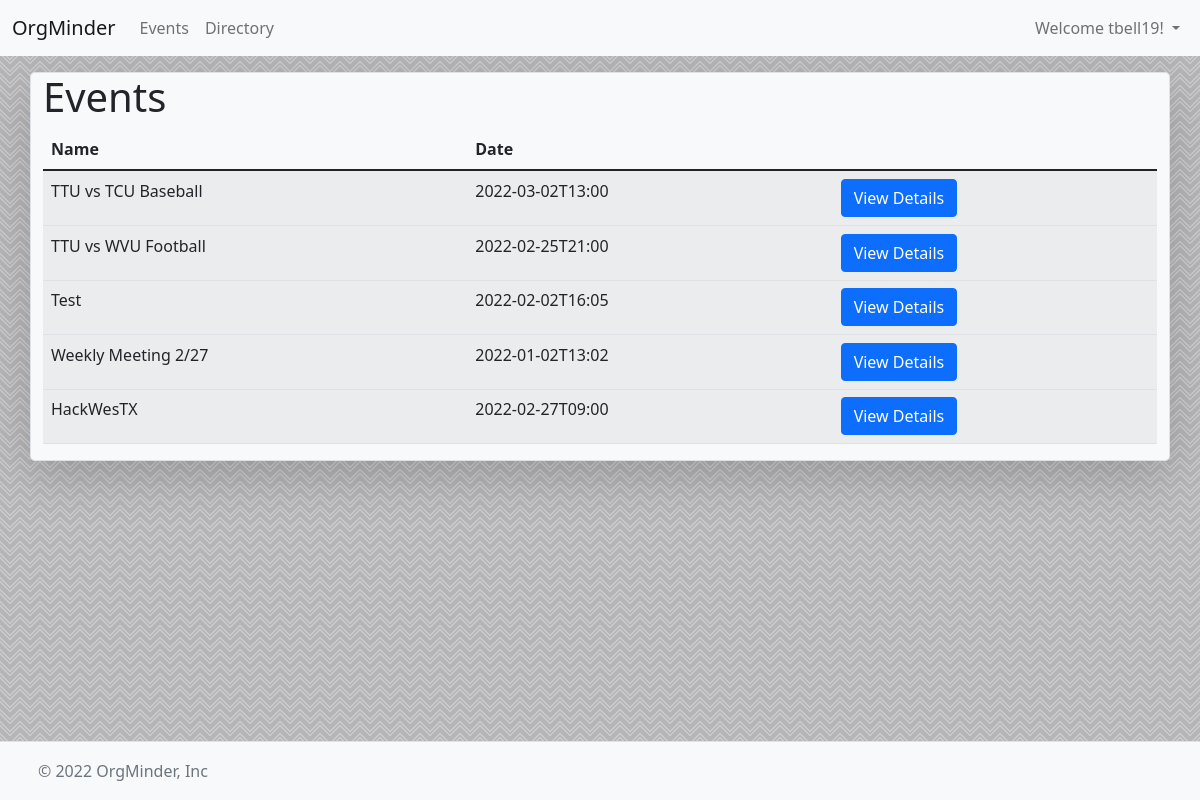
The page /events (signed in) on the database as committed earlier.
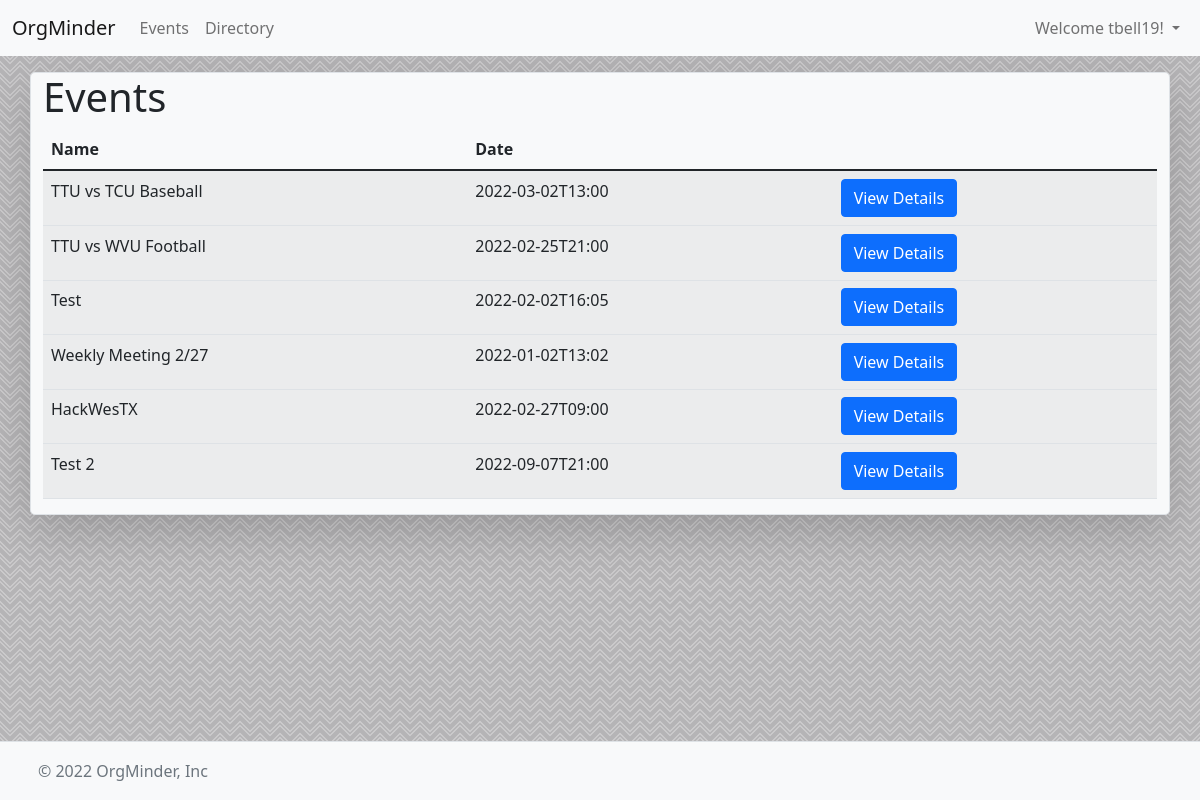
The same page on the database as committed later.
### tables this page shows
CREATE TABLE "EVENTS" (
	"ID"	INTEGER,
	"NAME"	TEXT NOT NULL,
	"DATE"	TEXT NOT NULL,
	"LOCATION"	TEXT NOT NULL,
	"MANDATORY"	INT NOT NULL,
	"ATTENDEES"	TEXT,
	"CHECKEDIN"	TEXT,
	"NOTATTENDING"	TEXT,
	PRIMARY KEY("ID")
);

### main.py (the view)
@app.route("/events")
def events():
    if(not session.get("user_logged")):
        return redirect("/login")
    conn = sqlite3.connect(dbName)
    cur = conn.cursor()
    cur.execute("SELECT ID,NAME,DATE FROM EVENTS")
    eventsResp = cur.fetchall()
    conn.close()
    eventList = []
    for event in eventsResp:
        eventList.append({
            "id":event[0],
            "name":event[1],
            "date":str(event[2])
        })
    return render_template("events.html",username=session.get("user_logged"),permissionLevel=session.get("permissionLevel"),events=eventList)

### templates/events.html (shortened to what this page needs)
{% extends 'default.html' %}
{% block body %}
    <div class="container pt-3">
        <div class="row">
            <div class="col-md-12 col bg-light border rounded-3 shadow-lg">
                <h1>Events</h1>
                <table class="table table-striped table-hover">
                    <thead>
                        <th>Name</th>
                        <th>Date</th>
                        <th></th>
                    </thead>
                    <tbody>
                        {% for event in events %}
                        <tr>
                            <td>{{event['name']}}</td>
                            <td>{{event['date']}}</td>
                            <td><a href="/event?id={{event['id']}}" role="button" class="btn btn-primary">View Details</a></td>
                        <tr>
                        {% endfor %}
                    </tbody>
                </table>
            </div>
        </div>
    </div>
{% endblock %}

Rows that differ between the two databases and show on the page:
added EVENTS: name "Test 2", date "2022-09-07T21:00"
